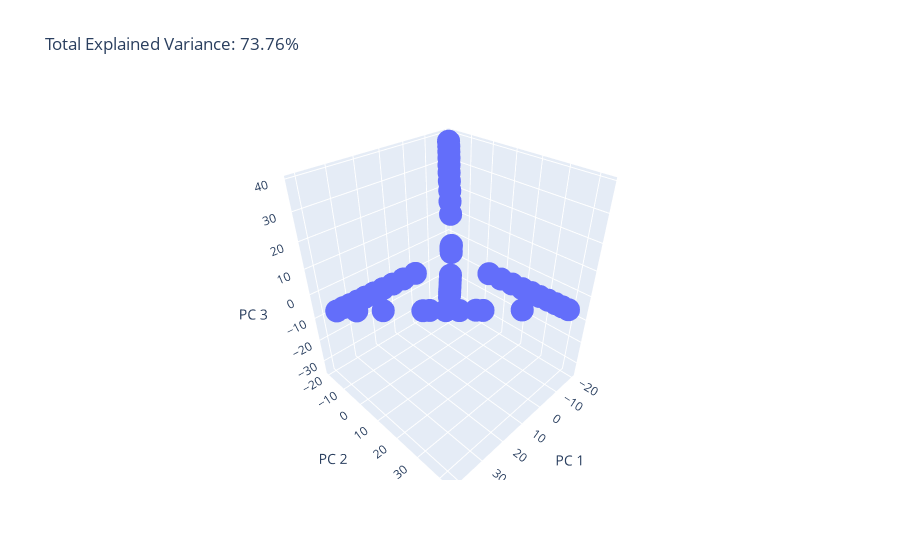

Here is the notebook cell this chart was saved with:
### Code cell
alldizi = np.vstack((Xlist,Xaralist34,Xsonaralist34))

X = alldizi

pca = PCA(n_components=3)
components = pca.fit_transform(X)

total_var = pca.explained_variance_ratio_.sum() * 100

fig = px.scatter_3d(
    components, x=0, y=1, z=2,
    title=f'Total Explained Variance: {total_var:.2f}%',
    labels={'0': 'PC 1', '1': 'PC 2', '2': 'PC 3'}
)
fig.show()

### Figure 1 — Plotly figure (JSON) as saved in the notebook; plotly's stock layout.template omitted (floating-point values rounded to 4 significant figures)
{"data": [{"hovertemplate": "PC 1=%{x}<br>PC 2=%{y}<br>PC 3=%{z}<extra></extra>", "legendgroup": "", "marker": {"color": "#636efa", "symbol": "circle"}, "mode": "markers", "name": "", "scene": "scene", "showlegend": false, "type": "scatter3d", "x": [-9.89, -10.98, -11.86, -12.58, -13.23, -13.8, -14.35, -14.84, -15.26, -15.71, -10.45, -11.48, -12.4, -13.14, -13.89, -14.49, -15.1, -15.58, -15.99, -16.35, -8.428, -8.984, -9.422, -9.806, -10.15, -10.41, -10.68, -10.95, -11.14, -11.27, 10.03, 15.19, 19.7, 23.71, 27.27, 30.64, 33.6, 36.39, 38.91, 41.33, -11.54, -13.02, -14.28, -15.39, -16.28, -17.2, -17.93, -18.58, -19.13, -19.68, -11.27, -0.7493, 9.771, 20.29, 30.81, 41.33, 41.33, -11.27, 8.244, 13.63, 16.7, 21.87, 36.83, 41.33], "y": [-8.444, -9.51, -10.5, -11.24, -11.89, -12.45, -12.99, -13.34, -13.76, -14.11, -9.337, -10.66, -11.71, -12.65, -13.54, -14.16, -14.77, -15.33, -15.77, -16.25, 11.89, 16.97, 21.54, 25.64, 29.2, 32.44, 35.59, 38.29, 40.79, 43.05, -6.497, -6.914, -7.251, -7.606, -7.883, -8.19, -8.38, -8.515, -8.671, -8.829, -10.48, -12.07, -13.46, -14.64, -15.69, -16.64, -17.43, -18.16, -18.83, -19.37, 43.05, 32.68, 22.3, 11.92, 1.548, -8.829, -8.829, 43.05, 23.96, 18.69, 15.65, 10.51, -4.353, -8.829], "z": [-0.5668, -0.9425, -1.213, -1.375, -1.498, -1.621, -1.743, -1.86, -2.007, -2.091, 14.94, 19.23, 22.81, 25.9, 28.65, 31.12, 33.35, 35.35, 37.08, 38.66, -0.1446, -0.2734, -0.3657, -0.4652, -0.4899, -0.58, -0.5882, -0.7039, -0.7772, -0.7841, 0.02562, -0.1, -0.2341, -0.354, -0.4435, -0.6043, -0.7393, -0.7954, -0.7505, -0.8725, -12.63, -16.42, -19.63, -22.48, -25.02, -27.25, -29.25, -30.99, -32.65, -34.1, -0.7841, -0.8018, -0.8195, -0.8371, -0.8548, -0.8725, -0.8725, -0.7841, -0.8233, -0.84, -0.8507, -0.8588, -0.8717, -0.8725]}], "layout": {"legend": {"tracegroupgap": 0}, "scene": {"domain": {"x": [0, 1], "y": [0, 1]}, "xaxis": {"title": {"text": "PC 1"}}, "yaxis": {"title": {"text": "PC 2"}}, "zaxis": {"title": {"text": "PC 3"}}}, "title": {"text": "Total Explained Variance: 73.76%"}}}
